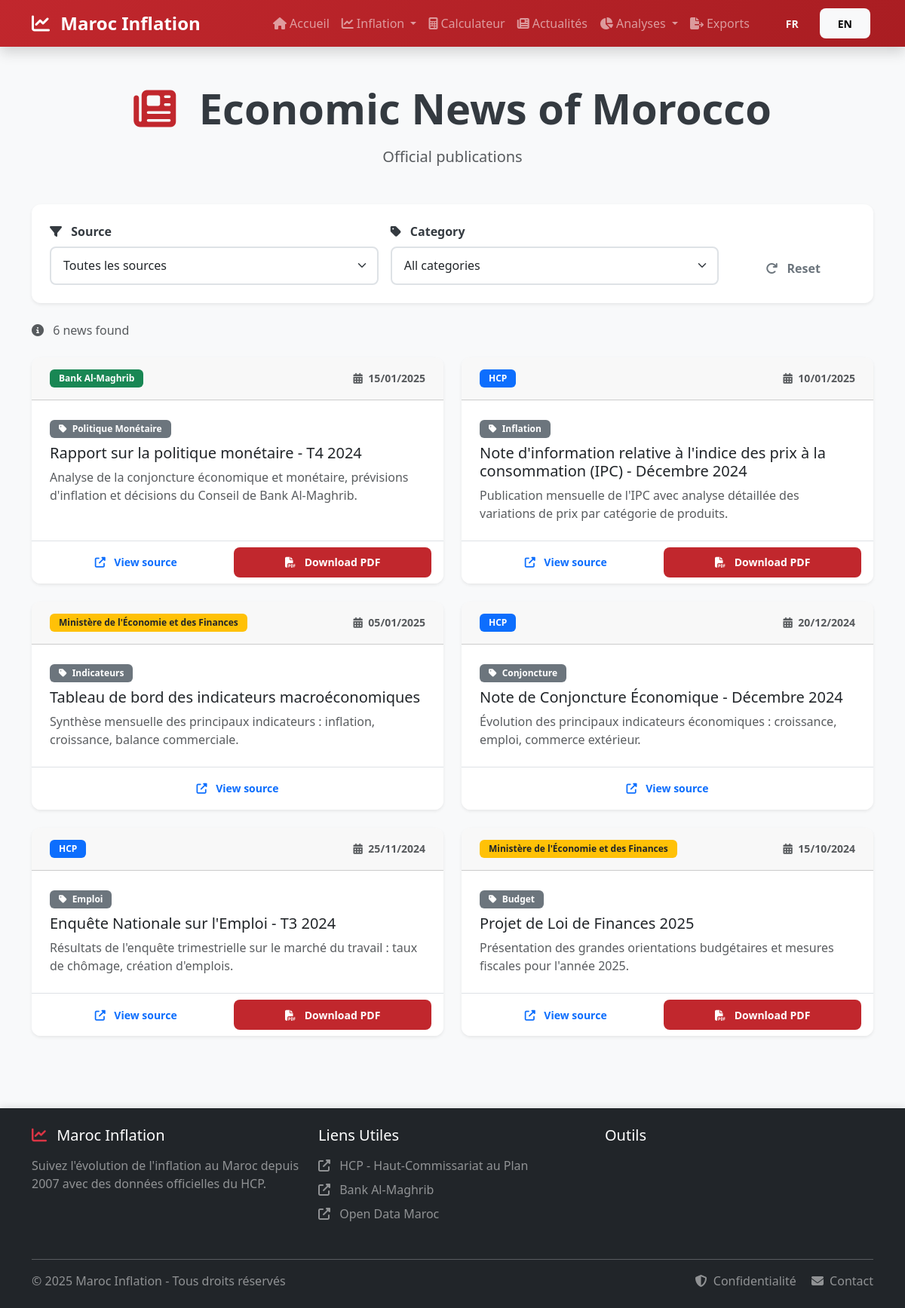
Page /actualites.php on the committed database.
### tables this page shows
CREATE TABLE IF NOT EXISTS actualites_economiques (
    id INT PRIMARY KEY AUTO_INCREMENT,
    titre VARCHAR(255) NOT NULL,
    description TEXT,
    source VARCHAR(100) NOT NULL,
    categorie VARCHAR(50),
    date_publication DATE NOT NULL,
    url_source VARCHAR(500),
    url_rapport VARCHAR(500),
    fichier_rapport VARCHAR(255),
    affiche BOOLEAN DEFAULT TRUE,
    created_at TIMESTAMP DEFAULT CURRENT_TIMESTAMP,
    updated_at TIMESTAMP DEFAULT CURRENT_TIMESTAMP ON UPDATE CURRENT_TIMESTAMP,
    INDEX idx_source (source),
    INDEX idx_date (date_publication),
    INDEX idx_affiche (affiche)
);

### includes/i18n.php (called while the page is built, shortened)
<?php
class I18n {
    private static $lang = 'fr';
    private static $translations = [];
    private static $available_langs = ['fr', 'en'];
    public static function init() {
        if (isset($_GET['lang']) && in_array($_GET['lang'], self::$available_langs)) {
            self::$lang = $_GET['lang'];
            $_SESSION['lang'] = self::$lang;
        } elseif (isset($_SESSION['lang']) && in_array($_SESSION['lang'], self::$available_langs)) {
            self::$lang = $_SESSION['lang'];
        } else {
            $browser_lang = substr($_SERVER['HTTP_ACCEPT_LANGUAGE'] ?? 'fr', 0, 2);
            self::$lang = in_array($browser_lang, self::$available_langs) ? $browser_lang : 'fr';
        }
    }
    private static function loadTranslations() {
        $file = __DIR__ . '/lang/' . self::$lang . '.php';
        if (file_exists($file)) {
            self::$translations = require $file;
        }
    }
    public static function get($key, $default = null) {
        $keys = explode('.', $key);
        $value = self::$translations;
        foreach ($keys as $k) {
            if (isset($value[$k])) {
                $value = $value[$k];
            } else {
                return $default ?? $key;
            }
        }
        return $value;
    }
    public static function trans($key, $replacements = [], $default = null) {
        $translation = self::get($key, $default);
        foreach ($replacements as $placeholder => $value) {
            $translation = str_replace(':' . $placeholder, $value, $translation);
        }
        return $translation;
    }
}
function __($key, $default = null) {
    return I18n::get($key, $default);
}
function trans($key, $replacements = [], $default = null) {
    return I18n::trans($key, $replacements, $default);
}

### public/actualites.php (the view, shortened to what this page needs)
<?php
require_once '../includes/config.php';
require_once '../includes/i18n.php';
$database = new Database();
$conn = $database->connect();
$source_filter = $_GET['source'] ?? 'all';
$categorie_filter = $_GET['categorie'] ?? 'all';
$sql = "SELECT * FROM actualites_economiques WHERE affiche = TRUE";
$sql .= " ORDER BY date_publication DESC";
$stmt = $conn->prepare($sql);
$stmt->execute();
$result = $stmt->get_result();
$actualites = [];
while ($row = $result->fetch_assoc()) {
    $actualites[] = $row;
}
include '../includes/header.php';
?>
<div class="container py-5">
    <div class="text-center mb-5 fade-in">
        <h1 class="display-4 fw-bold mb-3">
            <i class="fas fa-newspaper text-maroc-rouge me-3"></i>
            <?= __('news.title') ?>
        </h1>
        <p class="lead text-muted">
            <?= __('news.subtitle') ?>
        </p>
    </div>
    <div class="card shadow-sm mb-4 slide-in-left">
        <div class="card-body">
            <form method="GET" action="" class="row g-3">
                <div class="col-md-5">
                    <label class="form-label fw-bold">
                        <i class="fas fa-filter me-2"></i>
                        <?= __('news.source') ?>
                    </label>
                    <select name="source" class="form-select" onchange="this.form.submit()">
                        <option value="all" <?= $source_filter === 'all' ? 'selected' : '' ?>>Toutes les sources</option>
                    </select>
                </div>
                <div class="col-md-5">
                    <label class="form-label fw-bold">
                        <i class="fas fa-tag me-2"></i>
                        <?= __('news.category') ?>
                    </label>
                    <select name="categorie" class="form-select" onchange="this.form.submit()">
                        <option value="all" <?= $categorie_filter === 'all' ? 'selected' : '' ?>><?= __('news.all_categories') ?></option>
                    </select>
                </div>
                <div class="col-md-2 d-flex align-items-end">
                    <a href="actualites.php" class="btn btn-outline-secondary w-100">
                        <i class="fas fa-redo me-2"></i>
                        <?= __('news.reset') ?>
                    </a>
                </div>
            </form>
        </div>
    </div>
    <div class="mb-4">
        <p class="text-muted">
            <i class="fas fa-info-circle me-2"></i>
            <?= trans('news.results', ['count' => count($actualites)]) ?>
        </p>
    </div>
    <div class="row g-4">
        <?php if (empty($actualites)): ?>
            <div class="col-12">
                <div class="alert alert-info text-center">
                    <i class="fas fa-info-circle fa-3x mb-3"></i>
                    <h5><?= __('news.no_news') ?></h5>
                    <p class="mb-0">Aucune actualité ne correspond à vos critères de recherche.</p>
                </div>
            </div>
        <?php else: ?>
            <?php foreach ($actualites as $actu): ?>
            <div class="col-md-6">
                <div class="card h-100 shadow-sm hover-card fade-in">
                    <div class="card-header d-flex justify-content-between align-items-center">
                        <span class="badge <?= getSourceBadgeClass($actu['source']) ?>">
                            <?= htmlspecialchars($actu['source']) ?>
                        </span>
                        <small class="text-muted">
                            <i class="fas fa-calendar-alt me-1"></i>
                            <?= date('d/m/Y', strtotime($actu['date_publication'])) ?>
                        </small>
                    </div>
                    <div class="card-body">
                        <?php if ($actu['categorie']): ?>
                        <span class="badge bg-secondary mb-2">
                            <i class="fas fa-tag me-1"></i>
                            <?= htmlspecialchars($actu['categorie']) ?>
                        </span>
                        <?php endif; ?>
                        <h5 class="card-title">
                            <?= htmlspecialchars($actu['titre']) ?>
                        </h5>
                        <p class="card-text text-muted">
                            <?= htmlspecialchars($actu['description']) ?>
                        </p>
                    </div>
                    <div class="card-footer bg-white border-top">
                        <div class="d-flex gap-2">
                            <?php if ($actu['url_source']): ?>
                            <a href="<?= htmlspecialchars($actu['url_source']) ?>"
                               target="_blank"
                               class="btn btn-sm btn-outline-primary flex-fill">
                                <i class="fas fa-external-link-alt me-2"></i>
                                <?= __('news.view_source') ?>
                            </a>
                            <?php endif; ?>
                            <?php if ($actu['url_rapport']): ?>
                            <a href="<?= htmlspecialchars($actu['url_rapport']) ?>"
                               target="_blank"
                               class="btn btn-sm btn-danger flex-fill">
                                <i class="fas fa-file-pdf me-2"></i>
                                <?= __('news.download_pdf') ?>
                            </a>
                            <?php endif; ?>
                        </div>
                    </div>
                </div>
            </div>
            <?php endforeach; ?>
        <?php endif; ?>
    </div>
</div>
<?php
function getSourceBadgeClass($source) {
    switch ($source) {
        case 'HCP':
            return 'bg-primary';
        case 'Bank Al-Maghrib':
            return 'bg-success';
        case 'Ministère de l\'Économie et des Finances':
            return 'bg-warning text-dark';
    }
}
include '../includes/footer.php';
?>

### rows in the picture
actualites_economiques: source "Bank Al-Maghrib", date_publication "15/01/2025", categorie "Politique Monétaire", titre "Rapport sur la politique monétaire - T4 2024", description "Analyse de la conjoncture économique et monétaire, prévisions d'inflation et décisions du Conseil de Bank Al-Maghrib."
actualites_economiques: source "HCP", date_publication "10/01/2025", categorie "Inflation", titre "Note d'information relative à l'indice des prix à la consommation (IPC) - Décembre 2024", description "Publication mensuelle de l'IPC avec analyse détaillée des variations de prix par catégorie de produits."
actualites_economiques: source "Ministère de l'Économie et des Finances", date_publication "05/01/2025", categorie "Indicateurs", titre "Tableau de bord des indicateurs macroéconomiques", description "Synthèse mensuelle des principaux indicateurs : inflation, croissance, balance commerciale."
actualites_economiques: source "HCP", date_publication "20/12/2024", categorie "Conjoncture", titre "Note de Conjoncture Économique - Décembre 2024", description "Évolution des principaux indicateurs économiques : croissance, emploi, commerce extérieur."
actualites_economiques: source "HCP", date_publication "25/11/2024", categorie "Emploi", titre "Enquête Nationale sur l'Emploi - T3 2024", description "Résultats de l'enquête trimestrielle sur le marché du travail : taux de chômage, création d'emplois."
actualites_economiques: source "Ministère de l'Économie et des Finances", date_publication "15/10/2024", categorie "Budget", titre "Projet de Loi de Finances 2025", description "Présentation des grandes orientations budgétaires et mesures fiscales pour l'année 2025."

### other values in the picture
SITE_NAME "Maroc Inflation"
$lang "FR"
$lang "EN"
__('news.title') "Economic News of Morocco"
__('news.subtitle') "Official publications"
__('news.source') "Source"
__('news.category') "Category"
__('news.reset') "Reset"
trans('news.results', ['count' => count($actualites)]) "6 news found"
START_YEAR "2007"
form field categorie "All categories"
